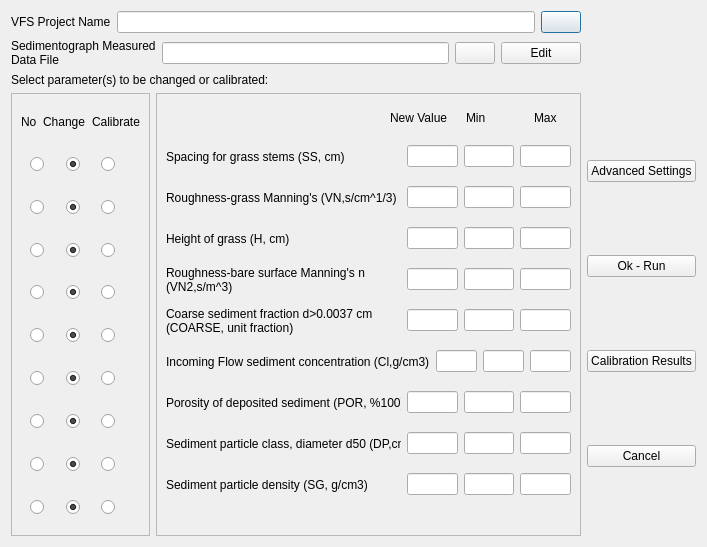
<?xml version="1.0" encoding="UTF-8"?>
<ui version="4.0">
 <class>Dialog</class>
 <widget class="QDialog" name="Dialog">
  <property name="geometry">
   <rect>
    <x>0</x>
    <y>0</y>
    <width>707</width>
    <height>547</height>
   </rect>
  </property>
  <property name="windowTitle">
   <string>Dialog</string>
  </property>
  <layout class="QGridLayout" name="gridLayout_12">
   <item row="0" column="0" colspan="2">
    <layout class="QHBoxLayout" name="horizontalLayout">
     <item>
      <widget class="QLabel" name="label">
       <property name="text">
        <string>VFS Project Name</string>
       </property>
      </widget>
     </item>
     <item>
      <widget class="QLineEdit" name="vfs_file"/>
     </item>
     <item>
      <widget class="QPushButton" name="browse_project">
       <property name="text">
        <string/>
       </property>
      </widget>
     </item>
    </layout>
   </item>
   <item row="1" column="0" colspan="2">
    <layout class="QHBoxLayout" name="horizontalLayout_2">
     <item>
      <widget class="QLabel" name="label_2">
       <property name="text">
        <string>Sedimentograph Measured
Data File</string>
       </property>
      </widget>
     </item>
     <item>
      <widget class="QLineEdit" name="sedimentograph_file"/>
     </item>
     <item>
      <widget class="QPushButton" name="browse_sedimentograph">
       <property name="text">
        <string/>
       </property>
      </widget>
     </item>
     <item>
      <widget class="QPushButton" name="edit_hydrograph">
       <property name="text">
        <string>Edit</string>
       </property>
      </widget>
     </item>
    </layout>
   </item>
   <item row="2" column="0" colspan="2">
    <widget class="QLabel" name="label_3">
     <property name="text">
      <string>Select parameter(s) to be changed or calibrated:</string>
     </property>
    </widget>
   </item>
   <item row="3" column="0">
    <widget class="QFrame" name="frame">
     <property name="frameShape">
      <enum>QFrame::StyledPanel</enum>
     </property>
     <property name="frameShadow">
      <enum>QFrame::Raised</enum>
     </property>
     <layout class="QGridLayout" name="gridLayout">
      <item row="8" column="0">
       <widget class="QFrame" name="frame_10">
        <property name="frameShape">
         <enum>QFrame::NoFrame</enum>
        </property>
        <property name="frameShadow">
         <enum>QFrame::Raised</enum>
        </property>
        <layout class="QGridLayout" name="gridLayout_10">
         <item row="0" column="0">
          <layout class="QHBoxLayout" name="horizontalLayout_11">
           <item>
            <widget class="QRadioButton" name="no_class">
             <property name="text">
              <string/>
             </property>
             <property name="checked">
              <bool>false</bool>
             </property>
            </widget>
           </item>
           <item>
            <widget class="QRadioButton" name="change_class">
             <property name="text">
              <string/>
             </property>
             <property name="checked">
              <bool>true</bool>
             </property>
            </widget>
           </item>
           <item>
            <widget class="QRadioButton" name="calibrate_class">
             <property name="text">
              <string/>
             </property>
            </widget>
           </item>
          </layout>
         </item>
        </layout>
       </widget>
      </item>
      <item row="0" column="0">
       <layout class="QHBoxLayout" name="horizontalLayout_3">
        <item>
         <widget class="QLabel" name="label_4">
          <property name="text">
           <string>No</string>
          </property>
         </widget>
        </item>
        <item>
         <widget class="QLabel" name="label_5">
          <property name="text">
           <string>Change</string>
          </property>
         </widget>
        </item>
        <item>
         <widget class="QLabel" name="label_6">
          <property name="text">
           <string>Calibrate</string>
          </property>
         </widget>
        </item>
       </layout>
      </item>
      <item row="6" column="0">
       <widget class="QFrame" name="frame_8">
        <property name="frameShape">
         <enum>QFrame::NoFrame</enum>
        </property>
        <property name="frameShadow">
         <enum>QFrame::Raised</enum>
        </property>
        <layout class="QGridLayout" name="gridLayout_8">
         <item row="0" column="0">
          <layout class="QHBoxLayout" name="horizontalLayout_9">
           <item>
            <widget class="QRadioButton" name="no_incoming">
             <property name="text">
              <string/>
             </property>
             <property name="checked">
              <bool>false</bool>
             </property>
            </widget>
           </item>
           <item>
            <widget class="QRadioButton" name="change_incoming">
             <property name="text">
              <string/>
             </property>
             <property name="checked">
              <bool>true</bool>
             </property>
            </widget>
           </item>
           <item>
            <widget class="QRadioButton" name="calibrate_incoming">
             <property name="text">
              <string/>
             </property>
            </widget>
           </item>
          </layout>
         </item>
        </layout>
       </widget>
      </item>
      <item row="3" column="0">
       <widget class="QFrame" name="frame_5">
        <property name="frameShape">
         <enum>QFrame::NoFrame</enum>
        </property>
        <property name="frameShadow">
         <enum>QFrame::Raised</enum>
        </property>
        <layout class="QGridLayout" name="gridLayout_5">
         <item row="0" column="0">
          <layout class="QHBoxLayout" name="horizontalLayout_6">
           <item>
            <widget class="QRadioButton" name="no_height">
             <property name="text">
              <string/>
             </property>
             <property name="checked">
              <bool>false</bool>
             </property>
            </widget>
           </item>
           <item>
            <widget class="QRadioButton" name="change_height">
             <property name="text">
              <string/>
             </property>
             <property name="checked">
              <bool>true</bool>
             </property>
            </widget>
           </item>
           <item>
            <widget class="QRadioButton" name="calibrate_height">
             <property name="text">
              <string/>
             </property>
            </widget>
           </item>
          </layout>
         </item>
        </layout>
       </widget>
      </item>
      <item row="4" column="0">
       <widget class="QFrame" name="frame_6">
        <property name="frameShape">
         <enum>QFrame::NoFrame</enum>
        </property>
        <property name="frameShadow">
         <enum>QFrame::Raised</enum>
        </property>
        <layout class="QGridLayout" name="gridLayout_6">
         <item row="0" column="0">
          <layout class="QHBoxLayout" name="horizontalLayout_7">
           <item>
            <widget class="QRadioButton" name="no_bare">
             <property name="text">
              <string/>
             </property>
             <property name="checked">
              <bool>false</bool>
             </property>
            </widget>
           </item>
           <item>
            <widget class="QRadioButton" name="change_bare">
             <property name="text">
              <string/>
             </property>
             <property name="checked">
              <bool>true</bool>
             </property>
            </widget>
           </item>
           <item>
            <widget class="QRadioButton" name="calibrate_bare">
             <property name="text">
              <string/>
             </property>
            </widget>
           </item>
          </layout>
         </item>
        </layout>
       </widget>
      </item>
      <item row="1" column="0">
       <widget class="QFrame" name="frame_3">
        <property name="frameShape">
         <enum>QFrame::NoFrame</enum>
        </property>
        <property name="frameShadow">
         <enum>QFrame::Raised</enum>
        </property>
        <layout class="QGridLayout" name="gridLayout_3">
         <item row="0" column="0">
          <layout class="QHBoxLayout" name="horizontalLayout_4">
           <item>
            <widget class="QRadioButton" name="no_spacing">
             <property name="text">
              <string/>
             </property>
             <property name="checked">
              <bool>false</bool>
             </property>
            </widget>
           </item>
           <item>
            <widget class="QRadioButton" name="change_spacing">
             <property name="text">
              <string/>
             </property>
             <property name="checked">
              <bool>true</bool>
             </property>
            </widget>
           </item>
           <item>
            <widget class="QRadioButton" name="calibrate_spacing">
             <property name="text">
              <string/>
             </property>
            </widget>
           </item>
          </layout>
         </item>
        </layout>
       </widget>
      </item>
      <item row="5" column="0">
       <widget class="QFrame" name="frame_7">
        <property name="frameShape">
         <enum>QFrame::NoFrame</enum>
        </property>
        <property name="frameShadow">
         <enum>QFrame::Raised</enum>
        </property>
        <layout class="QGridLayout" name="gridLayout_7">
         <item row="0" column="0">
          <layout class="QHBoxLayout" name="horizontalLayout_8">
           <item>
            <widget class="QRadioButton" name="no_coarse">
             <property name="text">
              <string/>
             </property>
             <property name="checked">
              <bool>false</bool>
             </property>
            </widget>
           </item>
           <item>
            <widget class="QRadioButton" name="change_coarse">
             <property name="text">
              <string/>
             </property>
             <property name="checked">
              <bool>true</bool>
             </property>
            </widget>
           </item>
           <item>
            <widget class="QRadioButton" name="calibrate_coarse">
             <property name="text">
              <string/>
             </property>
            </widget>
           </item>
          </layout>
         </item>
        </layout>
       </widget>
      </item>
      <item row="2" column="0">
       <widget class="QFrame" name="frame_4">
        <property name="frameShape">
         <enum>QFrame::NoFrame</enum>
        </property>
        <property name="frameShadow">
         <enum>QFrame::Raised</enum>
        </property>
        <layout class="QGridLayout" name="gridLayout_4">
         <item row="0" column="0">
          <layout class="QHBoxLayout" name="horizontalLayout_5">
           <item>
            <widget class="QRadioButton" name="no_roughness">
             <property name="text">
              <string/>
             </property>
             <property name="checked">
              <bool>false</bool>
             </property>
            </widget>
           </item>
           <item>
            <widget class="QRadioButton" name="change_roughness">
             <property name="text">
              <string/>
             </property>
             <property name="checked">
              <bool>true</bool>
             </property>
            </widget>
           </item>
           <item>
            <widget class="QRadioButton" name="calibrate_roughness">
             <property name="text">
              <string/>
             </property>
            </widget>
           </item>
          </layout>
         </item>
        </layout>
       </widget>
      </item>
      <item row="7" column="0">
       <widget class="QFrame" name="frame_9">
        <property name="frameShape">
         <enum>QFrame::NoFrame</enum>
        </property>
        <property name="frameShadow">
         <enum>QFrame::Raised</enum>
        </property>
        <layout class="QGridLayout" name="gridLayout_9">
         <item row="0" column="0">
          <layout class="QHBoxLayout" name="horizontalLayout_10">
           <item>
            <widget class="QRadioButton" name="no_porosity">
             <property name="text">
              <string/>
             </property>
             <property name="checked">
              <bool>false</bool>
             </property>
            </widget>
           </item>
           <item>
            <widget class="QRadioButton" name="change_porosity">
             <property name="text">
              <string/>
             </property>
             <property name="checked">
              <bool>true</bool>
             </property>
            </widget>
           </item>
           <item>
            <widget class="QRadioButton" name="calibrate_porosity">
             <property name="text">
              <string/>
             </property>
            </widget>
           </item>
          </layout>
         </item>
        </layout>
       </widget>
      </item>
      <item row="9" column="0">
       <widget class="QFrame" name="frame_11">
        <property name="frameShape">
         <enum>QFrame::NoFrame</enum>
        </property>
        <property name="frameShadow">
         <enum>QFrame::Raised</enum>
        </property>
        <layout class="QGridLayout" name="gridLayout_11">
         <item row="0" column="0">
          <layout class="QHBoxLayout" name="horizontalLayout_12">
           <item>
            <widget class="QRadioButton" name="no_density">
             <property name="text">
              <string/>
             </property>
             <property name="checked">
              <bool>false</bool>
             </property>
            </widget>
           </item>
           <item>
            <widget class="QRadioButton" name="change_density">
             <property name="text">
              <string/>
             </property>
             <property name="checked">
              <bool>true</bool>
             </property>
            </widget>
           </item>
           <item>
            <widget class="QRadioButton" name="calibrate_density">
             <property name="text">
              <string/>
             </property>
            </widget>
           </item>
          </layout>
         </item>
        </layout>
       </widget>
      </item>
     </layout>
    </widget>
   </item>
   <item row="3" column="1">
    <widget class="QFrame" name="frame_2">
     <property name="frameShape">
      <enum>QFrame::StyledPanel</enum>
     </property>
     <property name="frameShadow">
      <enum>QFrame::Raised</enum>
     </property>
     <layout class="QGridLayout" name="gridLayout_2">
      <item row="5" column="0" colspan="2">
       <layout class="QHBoxLayout" name="horizontalLayout_18">
        <item>
         <widget class="QLabel" name="label_11">
          <property name="minimumSize">
           <size>
            <width>235</width>
            <height>35</height>
           </size>
          </property>
          <property name="text">
           <string>Coarse sediment fraction d&gt;0.0037 cm 
(COARSE, unit fraction)</string>
          </property>
         </widget>
        </item>
        <item>
         <widget class="QLineEdit" name="new_coarse"/>
        </item>
        <item>
         <widget class="QLineEdit" name="min_coarse"/>
        </item>
        <item>
         <widget class="QLineEdit" name="max_coarse"/>
        </item>
       </layout>
      </item>
      <item row="9" column="0" colspan="2">
       <layout class="QHBoxLayout" name="horizontalLayout_22">
        <item>
         <widget class="QLabel" name="label_15">
          <property name="minimumSize">
           <size>
            <width>235</width>
            <height>35</height>
           </size>
          </property>
          <property name="text">
           <string>Sediment particle density (SG, g/cm3)</string>
          </property>
         </widget>
        </item>
        <item>
         <widget class="QLineEdit" name="new_density"/>
        </item>
        <item>
         <widget class="QLineEdit" name="min_density"/>
        </item>
        <item>
         <widget class="QLineEdit" name="max_density"/>
        </item>
       </layout>
      </item>
      <item row="4" column="0" colspan="2">
       <layout class="QHBoxLayout" name="horizontalLayout_17">
        <item>
         <widget class="QLabel" name="label_10">
          <property name="minimumSize">
           <size>
            <width>235</width>
            <height>35</height>
           </size>
          </property>
          <property name="text">
           <string>Roughness-bare surface Manning's n 
(VN2,s/m^3)</string>
          </property>
         </widget>
        </item>
        <item>
         <widget class="QLineEdit" name="new_bare"/>
        </item>
        <item>
         <widget class="QLineEdit" name="min_bare"/>
        </item>
        <item>
         <widget class="QLineEdit" name="max_bare"/>
        </item>
       </layout>
      </item>
      <item row="0" column="0">
       <layout class="QHBoxLayout" name="horizontalLayout_24">
        <item>
         <spacer name="horizontalSpacer">
          <property name="orientation">
           <enum>Qt::Horizontal</enum>
          </property>
          <property name="sizeHint" stdset="0">
           <size>
            <width>40</width>
            <height>20</height>
           </size>
          </property>
         </spacer>
        </item>
        <item>
         <widget class="QLabel" name="label_17">
          <property name="minimumSize">
           <size>
            <width>70</width>
            <height>30</height>
           </size>
          </property>
          <property name="text">
           <string>New Value</string>
          </property>
         </widget>
        </item>
        <item>
         <widget class="QLabel" name="label_18">
          <property name="minimumSize">
           <size>
            <width>62</width>
            <height>0</height>
           </size>
          </property>
          <property name="text">
           <string>Min</string>
          </property>
         </widget>
        </item>
        <item>
         <widget class="QLabel" name="label_19">
          <property name="minimumSize">
           <size>
            <width>31</width>
            <height>0</height>
           </size>
          </property>
          <property name="text">
           <string>Max</string>
          </property>
         </widget>
        </item>
       </layout>
      </item>
      <item row="6" column="0" colspan="2">
       <layout class="QHBoxLayout" name="horizontalLayout_19">
        <item>
         <widget class="QLabel" name="label_12">
          <property name="minimumSize">
           <size>
            <width>0</width>
            <height>35</height>
           </size>
          </property>
          <property name="text">
           <string>Incoming Flow sediment concentration (Cl,g/cm3)</string>
          </property>
         </widget>
        </item>
        <item>
         <widget class="QLineEdit" name="new_incoming"/>
        </item>
        <item>
         <widget class="QLineEdit" name="min_incoming"/>
        </item>
        <item>
         <widget class="QLineEdit" name="max_incoming"/>
        </item>
       </layout>
      </item>
      <item row="8" column="0" colspan="2">
       <layout class="QHBoxLayout" name="horizontalLayout_21">
        <item>
         <widget class="QLabel" name="label_14">
          <property name="minimumSize">
           <size>
            <width>235</width>
            <height>35</height>
           </size>
          </property>
          <property name="text">
           <string>Sediment particle class, diameter d50 (DP,cm)</string>
          </property>
         </widget>
        </item>
        <item>
         <widget class="QLineEdit" name="new_class"/>
        </item>
        <item>
         <widget class="QLineEdit" name="min_class"/>
        </item>
        <item>
         <widget class="QLineEdit" name="max_class"/>
        </item>
       </layout>
      </item>
      <item row="2" column="0" colspan="2">
       <layout class="QHBoxLayout" name="horizontalLayout_15">
        <item>
         <widget class="QLabel" name="label_8">
          <property name="minimumSize">
           <size>
            <width>235</width>
            <height>35</height>
           </size>
          </property>
          <property name="text">
           <string>Roughness-grass Manning's (VN,s/cm^1/3)</string>
          </property>
         </widget>
        </item>
        <item>
         <widget class="QLineEdit" name="new_roughness"/>
        </item>
        <item>
         <widget class="QLineEdit" name="min_roughness"/>
        </item>
        <item>
         <widget class="QLineEdit" name="max_roughness"/>
        </item>
       </layout>
      </item>
      <item row="7" column="0" colspan="2">
       <layout class="QHBoxLayout" name="horizontalLayout_20">
        <item>
         <widget class="QLabel" name="label_13">
          <property name="minimumSize">
           <size>
            <width>235</width>
            <height>35</height>
           </size>
          </property>
          <property name="text">
           <string>Porosity of deposited sediment (POR, %100)</string>
          </property>
         </widget>
        </item>
        <item>
         <widget class="QLineEdit" name="new_porosity"/>
        </item>
        <item>
         <widget class="QLineEdit" name="min_porosity"/>
        </item>
        <item>
         <widget class="QLineEdit" name="max_porosity"/>
        </item>
       </layout>
      </item>
      <item row="1" column="0" colspan="2">
       <layout class="QHBoxLayout" name="horizontalLayout_14">
        <item>
         <widget class="QLabel" name="label_7">
          <property name="minimumSize">
           <size>
            <width>235</width>
            <height>35</height>
           </size>
          </property>
          <property name="text">
           <string>Spacing for grass stems (SS, cm)</string>
          </property>
         </widget>
        </item>
        <item>
         <widget class="QLineEdit" name="new_spacing"/>
        </item>
        <item>
         <widget class="QLineEdit" name="min_spacing"/>
        </item>
        <item>
         <widget class="QLineEdit" name="max_spacing"/>
        </item>
       </layout>
      </item>
      <item row="3" column="0" colspan="2">
       <layout class="QHBoxLayout" name="horizontalLayout_16">
        <item>
         <widget class="QLabel" name="label_9">
          <property name="minimumSize">
           <size>
            <width>235</width>
            <height>35</height>
           </size>
          </property>
          <property name="text">
           <string>Height of grass (H, cm)</string>
          </property>
         </widget>
        </item>
        <item>
         <widget class="QLineEdit" name="new_height"/>
        </item>
        <item>
         <widget class="QLineEdit" name="min_height"/>
        </item>
        <item>
         <widget class="QLineEdit" name="max_height"/>
        </item>
       </layout>
      </item>
      <item row="10" column="0">
       <spacer name="verticalSpacer">
        <property name="orientation">
         <enum>Qt::Vertical</enum>
        </property>
        <property name="sizeHint" stdset="0">
         <size>
          <width>20</width>
          <height>40</height>
         </size>
        </property>
       </spacer>
      </item>
     </layout>
    </widget>
   </item>
   <item row="3" column="2">
    <layout class="QVBoxLayout" name="verticalLayout">
     <item>
      <widget class="QPushButton" name="advanced">
       <property name="text">
        <string>Advanced Settings</string>
       </property>
      </widget>
     </item>
     <item>
      <widget class="QPushButton" name="run">
       <property name="text">
        <string>Ok - Run</string>
       </property>
      </widget>
     </item>
     <item>
      <widget class="QPushButton" name="calibration">
       <property name="text">
        <string>Calibration Results</string>
       </property>
      </widget>
     </item>
     <item>
      <widget class="QPushButton" name="cancel">
       <property name="text">
        <string>Cancel</string>
       </property>
      </widget>
     </item>
    </layout>
   </item>
  </layout>
 </widget>
 <resources/>
 <connections/>
</ui>
